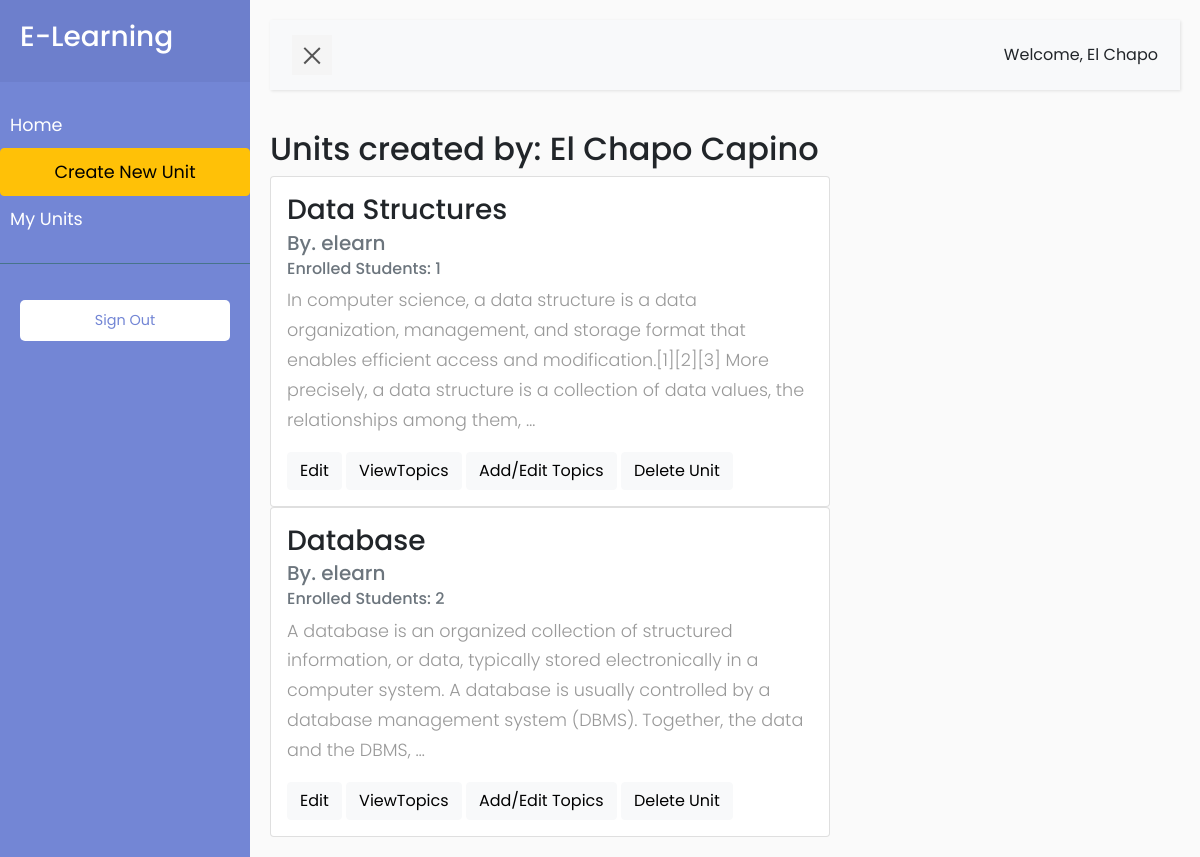
The app's page /list/my/units (signed in) with its own data.
### courses/models.py (models this page shows, shortened)
class Unit(models.Model):
    course = models.ForeignKey(Course, related_name='course', on_delete=models.CASCADE)
    year = models.ForeignKey(Semester, related_name='semester_units', on_delete=models.CASCADE)
    title = models.CharField(max_length=200)
    owner = models.ForeignKey(User, related_name='units_created', on_delete=models.CASCADE)
    slug = models.SlugField(unique=True)
    overview = models.TextField()
    created = models.DateTimeField(auto_now_add=True)
    students = models.ManyToManyField(User, related_name='course_joined', blank=True)  # enroll students to UNIT
    class Meta:
        ordering = ['-created']

### courses/views.py (the view)
# urls.py: path('list/my/units', views.UnitsListView.as_view(), name='units_list'),
class UnitsListView(LoginRequiredMixin, ListView):
    template_name = 'courses/manage/units/course_list.html'  # path to list template
    model = Unit  # Define model
    context_object_name = 'units_list'  # override the default object name rendered in the template.
    def get_queryset(self):
        qs = super().get_queryset()
        return qs.filter(owner=self.request.user)  # filter

### courses/templates/courses/manage/units/course_list.html (shortened to what this page needs)
{% extends 'base.html' %}
{% block sidebar %}
    <li>
        <a class="btn btn-warning" href="{% url 'create_unit' %}" role="submit">Create New Unit</a>
    </li>
    <li>
        <a href="#!">My Units</a>
    </li>
{% endblock %}
{% block content %}
    <h2>Units created by: {{ user.first_name }} {{ user.last_name }}</h2>
    {% for unit in units_list %}
        <div class="card" style="width:35rem;">
          <div class="card-body">
            <h3 class="card-title">{{ unit.title }}</h3>
            <h5 class="card-subtitle mb-2 text-muted">By. {{unit.owner}}</h5>
            <h6 class="card-subtitle mb-2 text-muted">Enrolled Students: {{ unit.students.count }}</h6>
            <p class="card-text">{{ unit.overview | truncatewords:35 }}</p>
            <a href="{% url 'update_units' unit.pk %}" class="btn btn-light">Edit</a>
            <a href="{% url 'list_topics' unit.pk %}" class="btn btn-light"> ViewTopics</a>
            <a href="{% url 'topics_update' unit.pk %}" class="btn btn-light">Add/Edit Topics</a>
            <a href="{% url 'delete_unit_view' unit.pk %}" class="btn btn-light">Delete Unit</a>
          </div>
        </div>
    {% endfor %}
{% endblock %}

### courses/templates/base.html (shortened to what this page needs)
{% load static %}
<!DOCTYPE html>
<html>
<head>
    <link rel="stylesheet" href="https://stackpath.bootstrapcdn.com/bootstrap/4.1.0/css/bootstrap.min.css">
    <link href="https://cdn.jsdelivr.net/npm/bootstrap@5.0.2/dist/css/bootstrap.min.css" rel="stylesheet">
    <link rel="stylesheet" href="{% static "css/style5.css" %}">
</head>
<body>
    <div class="wrapper">
        <nav id="sidebar">
            <div class="sidebar-header">
                <h3>E-Learning</h3>
            </div>
            <ul class="list-unstyled components">
                <li>
                    <a href="{% url 'list_courses' %}">Home</a>
                </li>
                {% block sidebar %}
                {% endblock %}
            </ul>
            <ul class="list-unstyled CTAs">
                {% if user.is_authenticated %}
                    <li>
                        <a href="{% url 'logout'%}" class="download">Sign Out</a>
                    </li>
                {% else %}
                    <li>
                        <a class="btn btn-primary" href="{% url 'student_registration' %}">Register</a>
                    </li>
                {% endif %}
            </ul>
        </nav>
        <div id="content">
            <nav class="navbar navbar-expand-lg navbar-light bg-light">
                <div class="container-fluid">
                    <button type="button" id="sidebarCollapse" class="navbar-btn">
                        <span></span>
                    </button>
                    <div class="collapse navbar-collapse" id="navbarSupportedContent">
                        <ul class="nav navbar-nav ml-auto">
                            <li class="nav-item">
                                {% if request.user.is_authenticated %}
                                    <li>Welcome, {{ user.first_name | capfirst }}</li>
                                {% else %}
                                    <a href="{% url 'login' %}">Sign in.</a>
                                {% endif %}
                            </li>
                        </ul>
                    </div>
                </div>
            </nav>
            {% block content%}
            {% endblock %}
        </div>
    </div>
</body>
</html>

### courses/static/css/style5.css (style rules this page uses)
body { font-family: 'Poppins', sans-serif; background: #fafafa; }
p { font-family: 'Poppins', sans-serif; font-size: 1.1em; font-weight: 300; line-height: 1.7em; color: #999; }
a, a:hover, a:focus { color: inherit; text-decoration: none; transition: all 0.3s; }
.navbar { padding: 15px 10px; background: #fff; border: none; border-radius: 0; margin-bottom: 40px; box-shadow: 1px 1px 3px rgba(0, 0, 0, 0.1); }
.navbar-btn { box-shadow: none; outline: none !important; border: none; }
.wrapper { display: flex; width: 100%; align-items: stretch; perspective: 1500px; }
#sidebar { min-width: 250px; max-width: 250px; background: #7386D5; color: #fff; transition: all 0.6s cubic-bezier(0.945, 0.020, 0.270, 0.665); transform-origin: bottom left; }
#sidebar .sidebar-header { padding: 20px; background: #6d7fcc; }
#sidebar ul.components { padding: 20px 0; border-bottom: 1px solid #47748b; }
#sidebar ul li a { padding: 10px; font-size: 1.1em; display: block; }
ul.CTAs { padding: 20px; }
ul.CTAs a { text-align: center; font-size: 0.9em !important; display: block; border-radius: 5px; margin-bottom: 5px; }
a.download { background: #fff; color: #7386D5; }
#content { width: 100%; padding: 20px; min-height: 100vh; transition: all 0.3s; }
#sidebarCollapse { width: 40px; height: 40px; background: #f5f5f5; cursor: pointer; }
#sidebarCollapse span { width: 80%; height: 2px; margin: 0 auto; display: block; background: #555; transition: all 0.8s cubic-bezier(0.810, -0.330, 0.345, 1.375); transition-delay: 0.2s; }
#sidebarCollapse span:last-of-type { transform: rotate(-45deg) translate(1px, -1px); }

### records on screen
Unit: title "Data Structures", owner "elearn", students.count "1", overview "In computer science, a data structure is a data organization, management, and storage format that enables efficient access and modification.[1][2][3] More precisely, a data structure is a collection of data values, the relationships among them, …"
Unit: title "Database", owner "elearn", students.count "2", overview "A database is an organized collection of structured information, or data, typically stored electronically in a computer system. A database is usually controlled by a database management system (DBMS). Together, the data and the DBMS, …"

### other values on screen
{{ user.first_name | capfirst }} "El Chapo"
{{ user.first_name }} "El Chapo"
{{ user.last_name }} "Capino"
